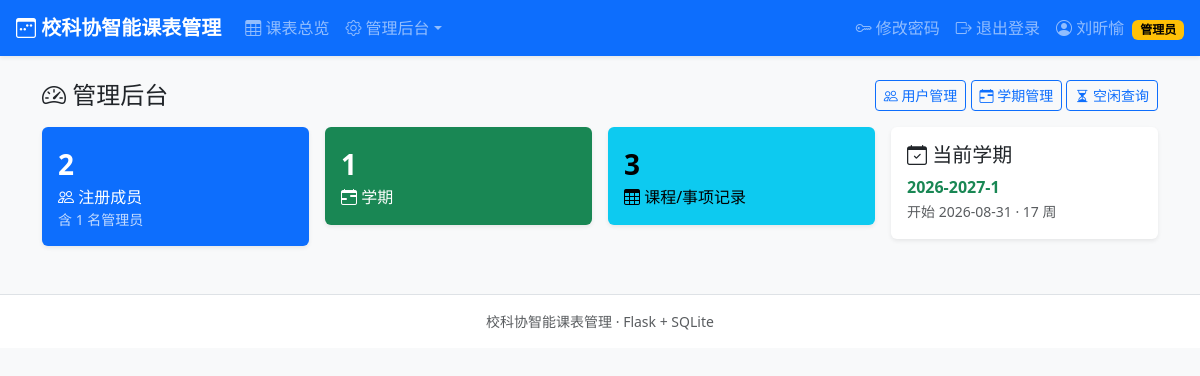
Page /admin/ (signed in) on the committed database.
### tables this page shows
CREATE TABLE users (
        id            INTEGER PRIMARY KEY AUTOINCREMENT,
        student_id    TEXT NOT NULL UNIQUE,
        password_hash TEXT NOT NULL,
        name          TEXT NOT NULL,
        identity      TEXT NOT NULL,               -- 主席/部长/干事
        department    TEXT,                        -- 主席可以为空
        cohort        INTEGER NOT NULL,            -- 届数，如 2026
        role          TEXT NOT NULL DEFAULT 'member',  -- admin/member
        created_at    TEXT NOT NULL
    );

CREATE TABLE semesters (
        id          INTEGER PRIMARY KEY AUTOINCREMENT,
        name        TEXT NOT NULL UNIQUE,          -- 如 2026-2027-1
        start_date  TEXT NOT NULL,                 -- YYYY-MM-DD(周一)
        total_weeks INTEGER NOT NULL,
        is_active   INTEGER NOT NULL DEFAULT 0,
        created_at  TEXT NOT NULL
    );

### app.py (the view)
@app.route("/admin")
@app.route("/admin/")
@admin_required
def admin_index():
    user_count = query_one("SELECT COUNT(*) AS n FROM users")["n"]
    sem_count = query_one("SELECT COUNT(*) AS n FROM semesters")["n"]
    course_count = query_one("SELECT COUNT(*) AS n FROM courses")["n"]
    admin_count = query_one("SELECT COUNT(*) AS n FROM users WHERE role='admin'")["n"]
    act = query_one("SELECT * FROM semesters WHERE is_active=1 ORDER BY id DESC LIMIT 1")
    return render_template("admin/dashboard.html",
                           user_count=user_count, sem_count=sem_count,
                           course_count=course_count, admin_count=admin_count,
                           active_semester=act)

### app.py (called while the page is built)
def get_db():
    if "db" not in g:
        conn = sqlite3.connect(DB_PATH)
        conn.row_factory = sqlite3.Row
        conn.execute("PRAGMA foreign_keys = ON")
        g.db = conn
    return g.db

def query_one(sql, args=()):
    return get_db().execute(sql, args).fetchone()

def login_required(view):
    @wraps(view)
    def wrapped(*args, **kwargs):
        if session.get("user_id") is None:
            flash("请先登录", "warning")
            return redirect(url_for("login", next=request.full_path if request.query_string else url_for("index")))
        return view(*args, **kwargs)
    return wrapped

def admin_required(view):
    @wraps(view)
    @login_required
    def wrapped(*args, **kwargs):
        user = get_current_user()
        if user is None or user["role"] != "admin":
            flash("需要管理员权限", "danger")
            return redirect(url_for("index"))
        return view(*args, **kwargs)
    return wrapped

def get_current_user():
    uid = session.get("user_id")
    if uid is None:
        return None
    return query_one("SELECT * FROM users WHERE id = ?", (uid,))

### templates/admin/dashboard.html (shortened to what this page needs)
{% extends "base.html" %}
{% block content %}
<div class="d-flex justify-content-between align-items-center mb-3">
  <h4 class="mb-0"><i class="bi bi-speedometer2"></i> 管理后台</h4>
  <div>
    <a class="btn btn-sm btn-outline-primary" href="{{ url_for('admin_users') }}"><i class="bi bi-people"></i> 用户管理</a>
    <a class="btn btn-sm btn-outline-primary" href="{{ url_for('admin_semesters') }}"><i class="bi bi-calendar-range"></i> 学期管理</a>
    <a class="btn btn-sm btn-outline-primary" href="{{ url_for('admin_free') }}"><i class="bi bi-hourglass-split"></i> 空闲查询</a>
  </div>
</div>
<div class="row g-3">
  <div class="col-md-3 col-6">
    <div class="card shadow-sm text-bg-primary"><div class="card-body">
      <div class="fs-3 fw-bold">{{ user_count }}</div>
      <div><i class="bi bi-people"></i> 注册成员</div>
      <div class="small opacity-75">含 {{ admin_count }} 名管理员</div>
    </div></div>
  </div>
  <div class="col-md-3 col-6">
    <div class="card shadow-sm text-bg-success"><div class="card-body">
      <div class="fs-3 fw-bold">{{ sem_count }}</div>
      <div><i class="bi bi-calendar-range"></i> 学期</div>
    </div></div>
  </div>
  <div class="col-md-3 col-6">
    <div class="card shadow-sm text-bg-info"><div class="card-body">
      <div class="fs-3 fw-bold">{{ course_count }}</div>
      <div><i class="bi bi-table"></i> 课程/事项记录</div>
    </div></div>
  </div>
  <div class="col-md-3 col-6">
    <div class="card shadow-sm"><div class="card-body">
      <h5 class="card-title"><i class="bi bi-calendar-check"></i> 当前学期</h5>
      {% if active_semester %}
        <div class="fw-bold text-success">{{ active_semester.name }}</div>
        <small class="text-muted">开始 {{ active_semester.start_date }} · {{ active_semester.total_weeks }} 周</small>
      {% else %}
        <div class="text-muted">尚未设置</div>
        <a href="{{ url_for('admin_semesters') }}" class="small">去创建/激活 →</a>
      {% endif %}
    </div></div>
  </div>
</div>
{% endblock %}

### templates/base.html (shortened to what this page needs)
<!DOCTYPE html>
<html lang="zh-CN">
<head>
  <link href="https://cdn.jsdelivr.net/npm/bootstrap@5.3.3/dist/css/bootstrap.min.css" rel="stylesheet">
  <link href="https://cdn.jsdelivr.net/npm/bootstrap-icons@1.11.3/font/bootstrap-icons.min.css" rel="stylesheet">
  <link href="{{ url_for('static', filename='style.css') }}" rel="stylesheet">
</head>
<body class="bg-light">
{% if session.get('user_id') %}
<nav class="navbar navbar-expand-lg navbar-dark bg-primary shadow-sm sticky-top">
  <div class="container-fluid px-3">
    <a class="navbar-brand fw-bold" href="{{ url_for('schedule') }}">
      <i class="bi bi-calendar3-week"></i> 校科协智能课表管理
    </a>
    <div class="collapse navbar-collapse" id="navMain">
      <ul class="navbar-nav me-auto">
        <li class="nav-item"><a class="nav-link" href="{{ url_for('schedule') }}"><i class="bi bi-table"></i> 课表总览</a></li>
        {% if session.get('role') == 'admin' %}
        <li class="nav-item dropdown">
          <a class="nav-link dropdown-toggle" href="#" role="button" data-bs-toggle="dropdown"><i class="bi bi-gear"></i> 管理后台</a>
        </li>
        {% endif %}
      </ul>
      <ul class="navbar-nav">
        <li class="nav-item"><a class="nav-link" href="{{ url_for('change_password') }}"><i class="bi bi-key"></i> 修改密码</a></li>
        <li class="nav-item">
          <a class="nav-link" href="{{ url_for('logout') }}"><i class="bi bi-box-arrow-right"></i> 退出登录</a>
        </li>
      </ul>
      <span class="navbar-text ms-2">
        <i class="bi bi-person-circle"></i> {{ session.get('name') }}
        {% if session.get('role') == 'admin' %}<span class="badge text-bg-warning ms-1">管理员</span>{% endif %}
      </span>
    </div>
  </div>
</nav>
{% endif %}
<main class="container py-4">
  {% block content %}{% endblock %}
</main>
<footer class="text-center text-muted small py-3 border-top bg-white mt-4">
  校科协智能课表管理 · Flask + SQLite
</footer>
</body>
</html>

### static/style.css (style rules this page uses)
body { background: #f4f6f9; }
.card { border: 0; }
.badge { vertical-align: middle; }

### rows in the picture
users: get "刘昕愉"
semesters: name "2026-2027-1", start_date "2026-08-31", total_weeks "17"

### other values in the picture
{{ user_count }} "2"
{{ admin_count }} "1"
{{ sem_count }} "1"
{{ course_count }} "3"
